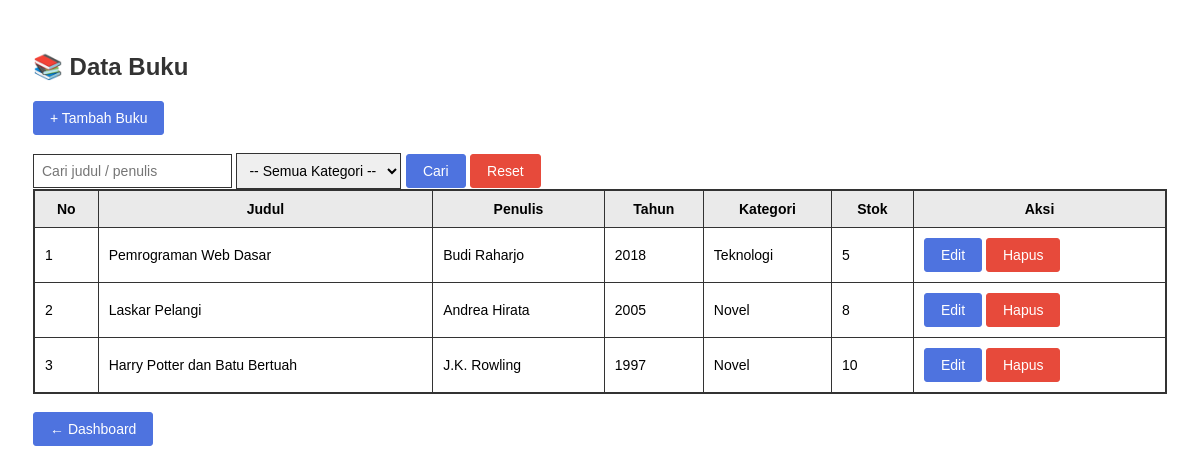
Before: /buku/index.php (signed in) with the older database file.
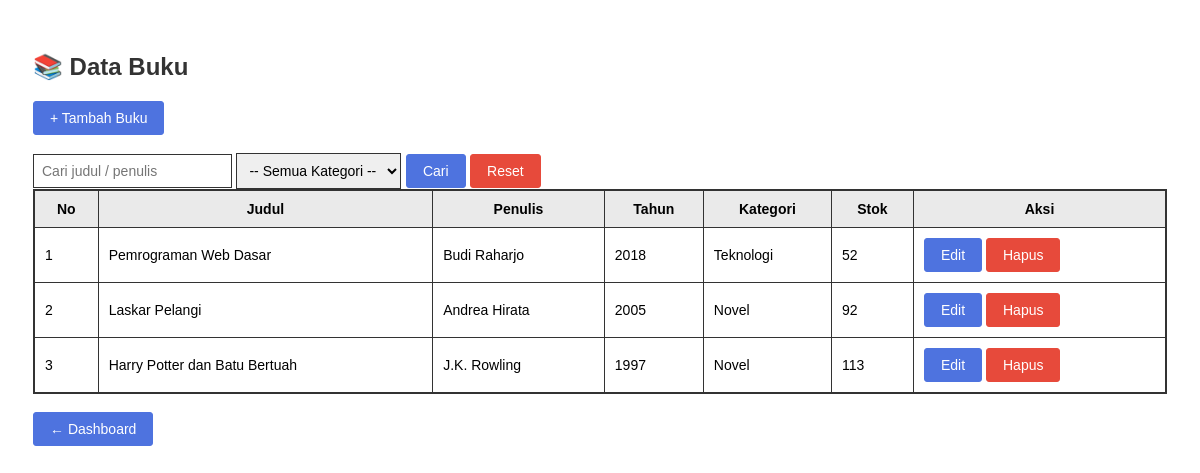
After: the same page with the newer database file.
### tables this page shows
CREATE TABLE `buku` (
  `id_buku` int NOT NULL,
  `judul` varchar(150) NOT NULL,
  `penulis` varchar(100) NOT NULL,
  `tahun_terbit` int DEFAULT NULL,
  `kategori` varchar(50) DEFAULT NULL,
  `stok` int NOT NULL
);

### buku/index.php (the view, shortened to what this page needs)
<?php
include "../database/koneksi.php";
$sql = "SELECT * FROM buku";
$sql .= " ORDER BY id_buku DESC";
$data = mysqli_query($koneksi, $sql);
?>
<!DOCTYPE html>
<html lang="id">
<head>
    <link rel="stylesheet" href="../assets/css/buku.css">
</head>
<body>
<div class="container">
<h2>📚 Data Buku</h2>
<a href="create.php" class="btn">+ Tambah Buku</a>
<br><br>
<form method="get" class="filter-box">
    <input type="text" name="q" placeholder="Cari judul / penulis"
           value="<?= isset($_GET['q']) ? htmlspecialchars($_GET['q']) : '' ?>">
    <select name="kategori">
        <option value="">-- Semua Kategori --</option>
    </select>
    <button type="submit" class="btn">Cari</button>
    <a href="index.php" class="btn btn-danger">Reset</a>
</form>
<table class="table">
<tr>
    <th>No</th>
    <th>Judul</th>
    <th>Penulis</th>
    <th>Tahun</th>
    <th>Kategori</th>
    <th>Stok</th>
    <th>Aksi</th>
</tr>
<?php $no=1; while($row=mysqli_fetch_assoc($data)): ?>
<tr>
    <td><?= $no++ ?></td>
    <td><?= $row['judul'] ?></td>
    <td><?= $row['penulis'] ?></td>
    <td><?= $row['tahun_terbit'] ?></td>
    <td><?= $row['kategori'] ?></td>
    <td><?= $row['stok'] ?></td>
    <td>
        <a href="edit.php?id=<?= $row['id_buku'] ?>" class="btn">Edit</a>
        <a href="delete.php?id=<?= $row['id_buku'] ?>"
           onclick="return confirm('Yakin hapus buku ini?')"
           class="btn btn-danger">
           Hapus
        </a>
    </td>
</tr>
<?php endwhile; ?>
</table>
<br>
<a href="../dashboard.php" class="btn">← Dashboard</a>
</div>
</body>
</html>

Changed rows visible on the page:
changed buku "Pemrograman Web Dasar": stok "5" → "52"
changed buku "Laskar Pelangi": stok "8" → "92"
changed buku "Harry Potter dan Batu Bertuah": stok "10" → "113"
